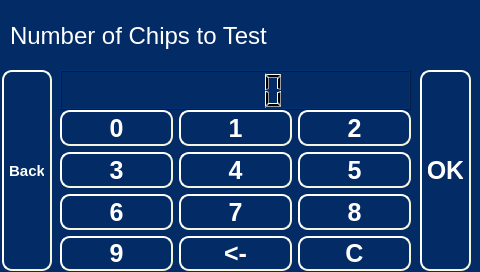
<?xml version="1.0" encoding="UTF-8"?>
<ui version="4.0">
 <class>SelectNumToTest</class>
 <widget class="QMainWindow" name="SelectNumToTest">
  <property name="geometry">
   <rect>
    <x>0</x>
    <y>0</y>
    <width>480</width>
    <height>272</height>
   </rect>
  </property>
  <property name="windowTitle">
   <string>MainWindow</string>
  </property>
  <property name="styleSheet">
   <string notr="true">background-color: #032B66;</string>
  </property>
  <widget class="QWidget" name="centralwidget">
   <widget class="QPushButton" name="button_ok">
    <property name="geometry">
     <rect>
      <x>420</x>
      <y>70</y>
      <width>51</width>
      <height>201</height>
     </rect>
    </property>
    <property name="styleSheet">
     <string notr="true">background-color: #032B66;
border-style: outset;
border-width: 2px;
border-radius: 10px;
border-color: beige;
font: bold 25px;
padding: 6px;
color: white;</string>
    </property>
    <property name="text">
     <string>OK</string>
    </property>
   </widget>
   <widget class="QWidget" name="gridLayoutWidget">
    <property name="geometry">
     <rect>
      <x>60</x>
      <y>110</y>
      <width>351</width>
      <height>161</height>
     </rect>
    </property>
    <layout class="QGridLayout" name="gridLayout">
     <item row="3" column="2">
      <widget class="QPushButton" name="button_clear">
       <property name="styleSheet">
        <string notr="true">background-color: #032B66;
border-style: outset;
border-width: 2px;
border-radius: 10px;
border-color: beige;
font: bold 25px;
padding: 6px;
color: white;</string>
       </property>
       <property name="text">
        <string>C</string>
       </property>
      </widget>
     </item>
     <item row="3" column="0">
      <widget class="QPushButton" name="button_9">
       <property name="styleSheet">
        <string notr="true">background-color: #032B66;
border-style: outset;
border-width: 2px;
border-radius: 10px;
border-color: beige;
font: bold 25px;
padding: 6px;
color: white;</string>
       </property>
       <property name="text">
        <string>9</string>
       </property>
      </widget>
     </item>
     <item row="2" column="2">
      <widget class="QPushButton" name="button_8">
       <property name="styleSheet">
        <string notr="true">background-color: #032B66;
border-style: outset;
border-width: 2px;
border-radius: 10px;
border-color: beige;
font: bold 25px;
padding: 6px;
color: white;</string>
       </property>
       <property name="text">
        <string>8</string>
       </property>
      </widget>
     </item>
     <item row="1" column="1">
      <widget class="QPushButton" name="button_4">
       <property name="styleSheet">
        <string notr="true">background-color: #032B66;
border-style: outset;
border-width: 2px;
border-radius: 10px;
border-color: beige;
font: bold 25px;
padding: 6px;
color: white;</string>
       </property>
       <property name="text">
        <string>4</string>
       </property>
      </widget>
     </item>
     <item row="0" column="1">
      <widget class="QPushButton" name="button_1">
       <property name="styleSheet">
        <string notr="true">background-color: #032B66;
border-style: outset;
border-width: 2px;
border-radius: 10px;
border-color: beige;
font: bold 25px;
padding: 6px;
color: white;</string>
       </property>
       <property name="text">
        <string>1</string>
       </property>
      </widget>
     </item>
     <item row="1" column="0">
      <widget class="QPushButton" name="button_3">
       <property name="styleSheet">
        <string notr="true">background-color: #032B66;
border-style: outset;
border-width: 2px;
border-radius: 10px;
border-color: beige;
font: bold 25px;
padding: 6px;
color: white;</string>
       </property>
       <property name="text">
        <string>3</string>
       </property>
      </widget>
     </item>
     <item row="2" column="0">
      <widget class="QPushButton" name="button_6">
       <property name="styleSheet">
        <string notr="true">background-color: #032B66;
border-style: outset;
border-width: 2px;
border-radius: 10px;
border-color: beige;
font: bold 25px;
padding: 6px;
color: white;</string>
       </property>
       <property name="text">
        <string>6</string>
       </property>
      </widget>
     </item>
     <item row="1" column="2">
      <widget class="QPushButton" name="button_5">
       <property name="styleSheet">
        <string notr="true">background-color: #032B66;
border-style: outset;
border-width: 2px;
border-radius: 10px;
border-color: beige;
font: bold 25px;
padding: 6px;
color: white;</string>
       </property>
       <property name="text">
        <string>5</string>
       </property>
      </widget>
     </item>
     <item row="3" column="1">
      <widget class="QPushButton" name="button_backspace">
       <property name="styleSheet">
        <string notr="true">background-color: #032B66;
border-style: outset;
border-width: 2px;
border-radius: 10px;
border-color: beige;
font: bold 25px;
padding: 6px;
color: white;</string>
       </property>
       <property name="text">
        <string>&lt;-</string>
       </property>
      </widget>
     </item>
     <item row="0" column="0">
      <widget class="QPushButton" name="button_0">
       <property name="styleSheet">
        <string notr="true">background-color: #032B66;
border-style: outset;
border-width: 2px;
border-radius: 10px;
border-color: beige;
font: bold 25px;
padding: 6px;
color: white;</string>
       </property>
       <property name="text">
        <string>0</string>
       </property>
      </widget>
     </item>
     <item row="2" column="1">
      <widget class="QPushButton" name="button_7">
       <property name="styleSheet">
        <string notr="true">background-color: #032B66;
border-style: outset;
border-width: 2px;
border-radius: 10px;
border-color: beige;
font: bold 25px;
padding: 6px;
color: white;</string>
       </property>
       <property name="text">
        <string>7</string>
       </property>
      </widget>
     </item>
     <item row="0" column="2">
      <widget class="QPushButton" name="button_2">
       <property name="styleSheet">
        <string notr="true">background-color: #032B66;
border-style: outset;
border-width: 2px;
border-radius: 10px;
border-color: beige;
font: bold 25px;
padding: 6px;
color: white;</string>
       </property>
       <property name="text">
        <string>2</string>
       </property>
      </widget>
     </item>
    </layout>
   </widget>
   <widget class="QLCDNumber" name="lcdNumber">
    <property name="geometry">
     <rect>
      <x>60</x>
      <y>70</y>
      <width>351</width>
      <height>40</height>
     </rect>
    </property>
   </widget>
   <widget class="QLabel" name="screentitle">
    <property name="geometry">
     <rect>
      <x>10</x>
      <y>15</y>
      <width>461</width>
      <height>41</height>
     </rect>
    </property>
    <property name="styleSheet">
     <string notr="true">color: white; 
qproperty-alignment: AlignCenter;
font: 18pt;</string>
    </property>
    <property name="text">
     <string>Number of Chips to Test</string>
    </property>
   </widget>
   <widget class="QPushButton" name="button_back">
    <property name="geometry">
     <rect>
      <x>2</x>
      <y>70</y>
      <width>50</width>
      <height>201</height>
     </rect>
    </property>
    <property name="styleSheet">
     <string notr="true">background-color: #032B66;
border-style: outset;
border-width: 2px;
border-radius: 10px;
border-color: beige;
font: bold 15px;
padding: 6px;
color: white;</string>
    </property>
    <property name="text">
     <string>Back</string>
    </property>
   </widget>
  </widget>
 </widget>
 <resources/>
 <connections/>
</ui>
